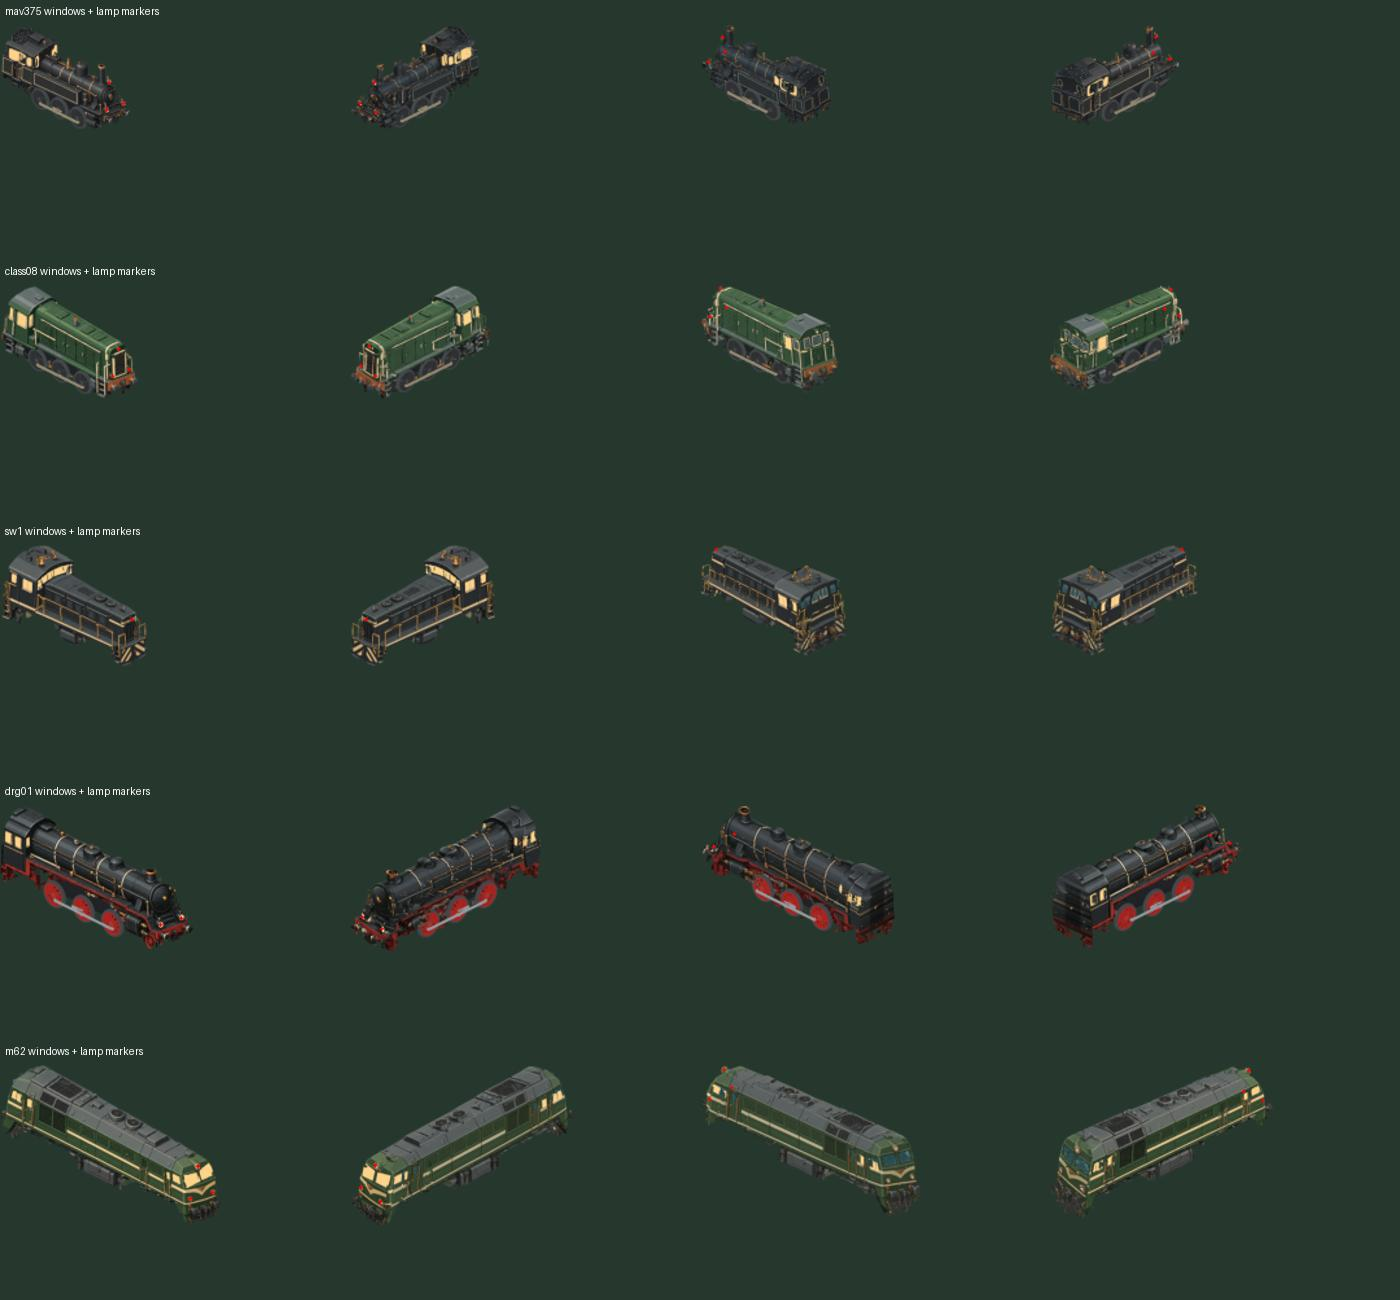

Source code (Python):
from pathlib import Path
from PIL import Image,ImageDraw
import json,math
R=Path(__file__).resolve().parent
sheet=Image.new('RGB',(1400,260*5),'#26382e');d=ImageDraw.Draw(sheet)
for row,id in enumerate(['mav375','class08','sw1','drg01','m62']):
 b=max((R/'samples'/id).glob('*/report.json'),key=lambda p:p.stat().st_mtime).parent
 m=json.loads((R/'prepared'/id/'candidate.json').read_text());p=m['parts'][0];prefix=p['frame_prefix']
 for col,f in enumerate([0,24,48,72]):
  im=Image.open(b/'frames'/f'{prefix}_f{f}.png').convert('RGBA');maskpath=b/'frames'/f'{prefix}_lit_f{f}.png'
  if maskpath.exists():
   mask=Image.open(maskpath).convert('RGBA');im.alpha_composite(mask)
  draw=ImageDraw.Draw(im);a=-f*math.tau/96;px=64/(6.235064799811727*math.sqrt(2))*2
  for x,y,z in p['effects'].get('headlamps',[]):
   xx=x*math.cos(a)-y*math.sin(a);yy=x*math.sin(a)+y*math.cos(a)
   u=im.width/2+(xx+yy)/math.sqrt(2)*px;v=im.height/2+((xx-yy)*.5/math.sqrt(2)-z*math.cos(math.pi/6))*px
   draw.ellipse((u-1,v-1,u+1,v+1),fill='red')
  im=im.crop(im.getbbox());im.thumbnail((330,225));im=im.resize((int(im.width*1.3),int(im.height*1.3)))
  sheet.paste(im,(col*350,row*260+25),im)
 d.text((5,row*260+5),id+' windows + lamp markers',fill='white')
sheet.save(R/'light-review.jpg')
